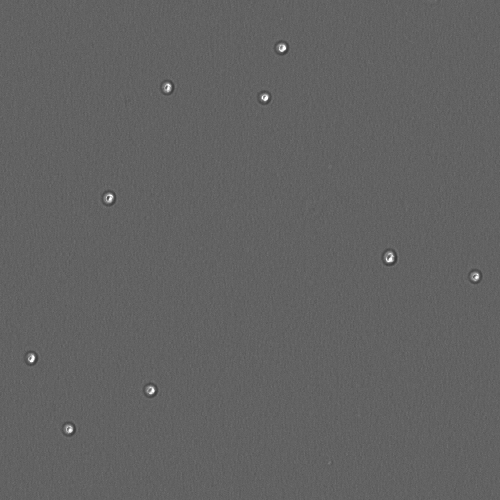
#> input picture tests/img-2.tif, 500 x 500 px
$ python -i bigcellfinder.py   (imports and definitions only)
#> lines starting #> are read from the running program, lines starting #| are printed output that depends on the picture; after the words box and inside, x2 and y2 are one past the last pixel; in counts of white or black regions, pixels touching at a corner belong together
#> further down, picture is the input picture: shape (500, 500, 3); min 57, max 255, mean 98.2
"""
Finds big cells and calculates shortest path in between them
"""

import logging
import cv2
import numpy as np
import matplotlib.pyplot as plt
import pandas as pd
from pathlib import Path
from collections import OrderedDict
from collections import defaultdict
import math
import inspect
from amateras import utils
from typing import List, Tuple, Any, Sequence
from python_tsp.heuristics import solve_tsp_local_search
from python_tsp.distances import euclidean_distance_matrix

# [5 lines not run here, left out]

logger = logging.getLogger(__name__)

AUTO_THRESH_LOW = 2.0
AUTO_THRESH_HIGH = 99.95


# [380 lines left out: functions add_arguments, main, find_big_cells, add_distances_to_img, final_qc_filtering, mask_dust, not called in this run]


def cell_detector_2(img: np.ndarray[Any, np.dtype[np.generic]],
                    blur_kernel: Tuple[int, int] = (3, 3),
                    black_thresh: int = 70,
                    white_thresh: int = 125, details: bool = False, qc_outdir=None,
                    auto_thresh: bool = False):
    # Calculate black/white threshold values from image based on px percentiles
#> called with blur_kernel = (3, 3), black_thresh = 70, white_thresh = 125, details = False, auto_thresh = False
    if auto_thresh:
        logger.info("Estimating suitable --black-tresh and --white-tresh automatically")
        px_values = img.astype(np.uint8).flatten()
        black_thresh = round(np.percentile(px_values, AUTO_THRESH_LOW))
        white_thresh = round(np.percentile(px_values, AUTO_THRESH_HIGH))
        logger.info(f"Using --black-thresh: {black_thresh}")
        logger.info(f"Using --white-thresh: {white_thresh}")

    # Find black spots
    blurred = cv2.blur(img, blur_kernel)
    blurred_gray = cv2.cvtColor(blurred, cv2.COLOR_BGR2GRAY)
    _, black_threshed = cv2.threshold(
        blurred_gray, black_thresh, 255, cv2.THRESH_BINARY
    )  # type: ignore
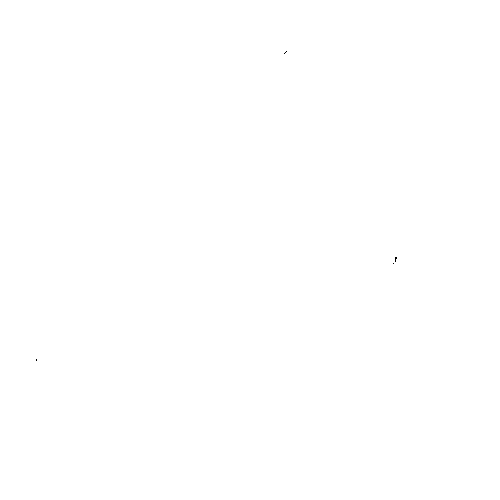
#> black_threshed: shape (500, 500); 100% white; black in thin lines or dots, all inside (x1, y1, x2, y2) = (36, 51, 397, 361)
    black_thresh_inv = np.array(255) - black_threshed

    # find white spots
    img_gray = cv2.cvtColor(img, cv2.COLOR_BGR2GRAY)
    _, white_threshed = cv2.threshold(
        img_gray, white_thresh, 255, cv2.THRESH_BINARY
    )  # type: ignore
#> white_threshed: shape (500, 500); 0.19% white; 9 white regions, largest, box (x1, y1, x2, y2) and area: (385, 252, 394, 263) 68, (105, 193, 114, 203) 55, (278, 44, 286, 52) 53

    # combine white + black
    combined = cv2.bitwise_or(black_thresh_inv, white_threshed)  # type: ignore
#> combined: shape (500, 500); 0.19% white; 13 white regions (4 under 20 px)

    # Get contours of masked image
    contours, _ = cv2.findContours(combined, cv2.RETR_EXTERNAL, cv2.CHAIN_APPROX_SIMPLE)
#> contours = 13 contours, 4 with area under 20; largest, box (x1, y1, x2, y2) and area: (385, 252, 394, 263) 61, (105, 193, 114, 203) 48, (164, 83, 171, 92) 44, (146, 386, 155, 395) 43, (471, 272, 479, 281) 43

    if qc_outdir and details:
        # show results
        function_name = inspect.stack()[0][3]
        cv2.imwrite(f"{qc_outdir}/{function_name}.1-input.tif", img)
        cv2.imwrite(f"{qc_outdir}/{function_name}.2-blurred.tif", blurred)
        cv2.imwrite(f"{qc_outdir}/{function_name}.3-black-thresh.tif", black_thresh_inv)
        cv2.imwrite(f"{qc_outdir}/{function_name}.4-white-thresh.tif", white_threshed)
        cv2.imwrite(f"{qc_outdir}/{function_name}.5-combined-thresh.tif", combined)

        img_show = img.copy()
        cv2.drawContours(img_show, contours, -1, (50, 255, 50), 1)
        cv2.imwrite(f"{qc_outdir}/{function_name}.6-contours.tif", img_show)

    return contours


# [188 lines left out: functions cell_center_detector, cnt_convexity, cnt_inertia, cnt_circularity, cnt_centroid, cnt_principal_axis and 6 more, not called in this run]


class CentroidFinder():

    # [22 lines left out: functions __init__, find_proximals, not called in this run]

>>> import cv2
>>> picture = cv2.imread('../../../tests/img-2.tif')
>>> result = cell_detector_2(picture)
#> result has the same summary as contours in cell_detector_2
